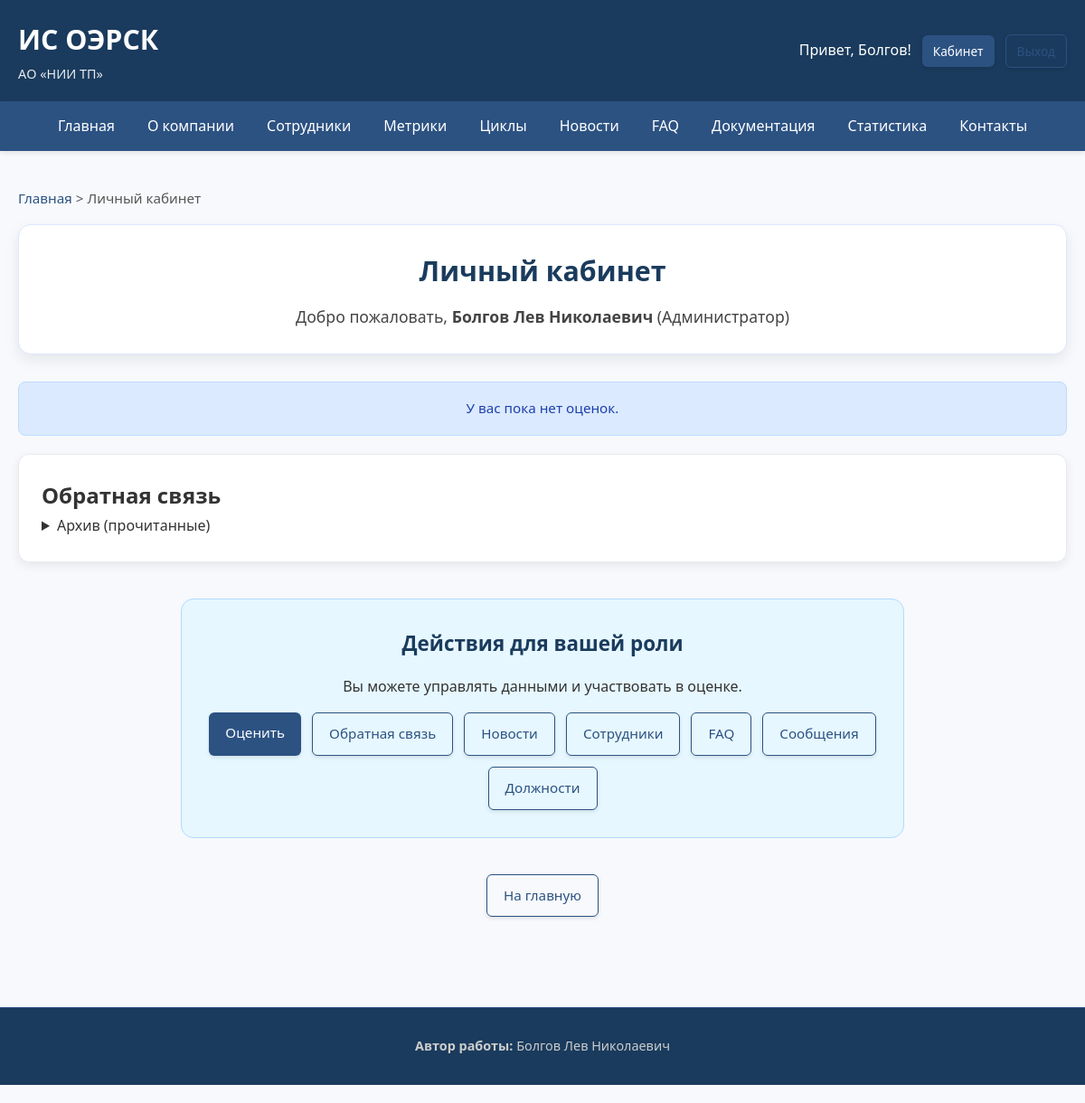
Screenshot of /dashboard (signed in) with the database file from the repository.
### app/models.py (models this page shows)
class Employee(db.Model, UserMixin):
    __tablename__ = 'employees'
    id = db.Column(db.Integer, primary_key=True)
    full_name = db.Column(db.String(150), nullable=False)
    email = db.Column(db.String(120), unique=True, nullable=False)
    password_hash = db.Column(db.String(255), nullable=False)
    role_id = db.Column(db.Integer, db.ForeignKey('roles.id'), nullable=False)
    department_id = db.Column(db.Integer, db.ForeignKey('departments.id'), nullable=False)
    position_id = db.Column(db.Integer, db.ForeignKey('positions.id'), nullable=False)
    ip_address = db.Column(db.String(45))
    hire_date = db.Column(db.DateTime, default=datetime.utcnow)
    is_active = db.Column(db.Boolean, default=True)
    photo = db.Column(db.String(255), nullable=True)
    role = db.relationship('Role')
    department = db.relationship('Department')
    position = db.relationship('Position')
    metrics_received = db.relationship('EmployeeMetric', foreign_keys='EmployeeMetric.employee_id', backref='employee')
    received_feedback = db.relationship('Feedback', foreign_keys='Feedback.employee_id', backref='employee')
    sender_feedbacks = db.relationship('Feedback', foreign_keys='Feedback.sender_id', backref='sender')
    faqs_created = db.relationship('FAQ', backref='author')
    news_created = db.relationship('News', backref='author')

class Role(db.Model):
    __tablename__ = 'roles'
    id = db.Column(db.Integer, primary_key=True)
    name = db.Column(db.String(50), unique=True, nullable=False)
    description = db.Column(db.Text)

### app/views.py (the view)
@views.route('/dashboard')
@login_required
def dashboard():
    user = current_user
    received_evals = EmployeeMetric.query.filter_by(employee_id=user.id)\
        .join(EvaluationCycle).filter(EvaluationCycle.is_active == True).all()
    given_evals = EmployeeMetric.query.filter_by(evaluator_id=user.id)\
        .join(EvaluationCycle).filter(EvaluationCycle.is_active == True).all()
    active_feedbacks = Feedback.query.filter_by(employee_id=user.id, is_archived=False)\
        .join(FeedbackType).add_columns(FeedbackType.name.label('type_name'))\
        .order_by(Feedback.created_at.desc()).all()
    archived_feedbacks = Feedback.query.filter_by(employee_id=user.id, is_archived=True)\
        .join(FeedbackType).add_columns(FeedbackType.name.label('type_name'))\
        .order_by(Feedback.created_at.desc()).all()
    breadcrumbs = [
        ("Главная", url_for('views.index')),
        ("Личный кабинет", url_for('views.dashboard'))
    ]
    return render_with_breadcrumbs('dashboard.html', breadcrumbs,
                                   user=user,
                                   received_evals=received_evals,
                                   given_evals=given_evals,
                                   active_feedbacks=active_feedbacks,
                                   archived_feedbacks=archived_feedbacks)

### app/views.py (called while the page is built)
def render_with_breadcrumbs(template, breadcrumbs, **context):
    return render_template(template, breadcrumbs=breadcrumbs, **context)

### app/templates/dashboard.html (shortened to what this page needs)
{% extends "base.html" %}
{% block content %}
<div class="dash-header">
    <h1>Личный кабинет</h1>
    <p class="dash-subtitle">Добро пожаловать, <strong>{{ user.full_name }}</strong> ({{ {
        'admin': 'Администратор',
        'manager': 'Менеджер',
        'employee': 'Сотрудник'
    }[user.role.name] }})</p>
</div>
{% if received_evals %}
<div class="dash-section">
    <h2>Ваши оценки</h2>
    <p>Результаты оценки эффективности по метрикам.</p>
    <table class="dash-table">
        <thead>
            <tr>
                <th>Метрика</th>
                <th>Категория</th>
                <th>Балл</th>
                <th>Макс.</th>
                <th>Цикл</th>
                <th>Дата</th>
            </tr>
        </thead>
        <tbody>
            {% for eval in received_evals %}
            <tr>
                <td>{{ eval.metric.name }}</td>
                <td>{{ eval.metric.category.name }}</td>
                <td><strong>{{ "%.1f"|format(eval.score) }}</strong></td>
                <td>{{ eval.metric.max_score }}</td>
                <td>{{ eval.cycle.name }}</td>
                <td>{{ eval.evaluated_at.strftime('%d.%m.%Y') }}</td>
            </tr>
            {% endfor %}
        </tbody>
    </table>
    <div class="mt-3">
        <a href="{{ url_for('views.employee_performance', emp_id=user.id) }}" class="btn btn-sm">
            Подробная динамика оценок
        </a>
    </div>
</div>
{% else %}
<div class="dash-alert dash-alert-info">
    У вас пока нет оценок.
</div>
{% endif %}
{% if active_feedbacks or archived_feedbacks %}
<div class="dash-section">
    <h2>Обратная связь</h2>
    {% if archived_feedbacks %}
    <details class="mt-4">
        <summary class="dash-btn-summary">Архив (прочитанные)</summary>
    </details>
    {% endif %}
</div>
{% endif %}
{% if user.role.name in ['manager', 'admin'] %}
<div class="dash-cta-wrapper">
    <div class="dash-cta-card">
        <h2>Действия для вашей роли</h2>
        <p>Вы можете управлять данными и участвовать в оценке.</p>
        <div class="dash-action-buttons">
            <a href="{{ url_for('views.evaluate', emp_id=user.id) }}" class="btn">Оценить</a>
            <a href="{{ url_for('views.send_feedback') }}" class="btn btn-outline">Обратная связь</a>
            <a href="{{ url_for('views.admin_news') }}" class="btn btn-outline">Новости</a>
            {% if user.role.name == 'admin' %}
                <a href="{{ url_for('views.admin_employees') }}" class="btn btn-outline">Сотрудники</a>
                <a href="{{ url_for('views.admin_faq') }}" class="btn btn-outline">FAQ</a>
                <a href="{{ url_for('views.admin_messages') }}" class="btn btn-outline">Сообщения</a>
                <a href="{{ url_for('views.admin_positions') }}" class="btn btn-outline">Должности</a>
            {% endif %}
        </div>
    </div>
</div>
{% endif %}
<div class="dash-action-links">
    <a href="{{ url_for('views.index') }}" class="btn btn-outline">На главную</a>
</div>
{% endblock %}

### app/templates/base.html (shortened to what this page needs)
<!DOCTYPE html>
<html lang="ru">
<head>
    <link rel="stylesheet" href="{{ url_for('static', filename='styles.css') }}">
    <link href="https://cdnjs.cloudflare.com/ajax/libs/font-awesome/6.0.0/css/all.min.css" rel="stylesheet">
</head>
<body>
    <header class="header" role="banner">
        <div class="logo">
            <h1><a href="{{ url_for('views.index') }}">ИС ОЭРСК</a></h1>
            <p>АО «НИИ ТП»</p>
        </div>
        <div class="auth-bar">
            {% if current_user.is_authenticated %}
                <span>Привет, {{ current_user.full_name.split()[0] }}!</span>
                <a href="{{ url_for('views.dashboard') }}" class="btn btn-small">Кабинет</a>
                <a href="{{ url_for('auth.logout') }}" class="btn btn-small btn-outline">Выход</a>
            {% else %}
                <a href="{{ url_for('auth.login') }}" class="btn btn-small">Вход</a>
            {% endif %}
        </div>
    </header>
    <nav class="main-menu" role="navigation">
        <ul>
            <li><a href="{{ url_for('views.index') }}">Главная</a></li>
            <li><a href="{{ url_for('views.about') }}">О компании</a></li>
            <li><a href="{{ url_for('views.employees') }}">Сотрудники</a></li>
            <li><a href="{{ url_for('views.metrics') }}">Метрики</a></li>
            <li><a href="{{ url_for('views.cycles') }}">Циклы</a></li>
            <li><a href="{{ url_for('views.news_list') }}">Новости</a></li>
            <li><a href="{{ url_for('views.faq') }}">FAQ</a></li>
            <li><a href="{{ url_for('views.documentation') }}">Документация</a></li>
            <li><a href="{{ url_for('views.stats') }}">Статистика</a></li>
            <li><a href="{{ url_for('views.contact') }}">Контакты</a></li>
        </ul>
    </nav>
    <div class="container">
        {% if breadcrumbs %}
        <div class="breadcrumbs" aria-label="Хлебные крошки">
            {% for crumb in breadcrumbs %}
                {% if not loop.last %}
                    <a href="{{ crumb[1] }}">{{ crumb[0] }}</a> >
                {% else %}
                    <span>{{ crumb[0] }}</span>
                {% endif %}
            {% endfor %}
        </div>
        {% endif %}
        <main>
            {% block content %}{% endblock %}
        </main>
    </div>
    <footer class="footer" role="contentinfo">
        <div class="footer-content">
            <div>
                <strong>Автор работы:</strong> Болгов Лев Николаевич
            </div>
        </div>
    </footer>
</body>
</html>

### app/static/styles.css (style rules this page uses)
* { margin: 0; padding: 0; box-sizing: border-box; }
body { font-family: 'Segoe UI', Tahoma, Geneva, Verdana, sans-serif; line-height: 1.7; color: #333; background-color: #f7f9fc; padding-bottom: 20px; }
.container { max-width: 1200px; margin: 0 auto; padding: 20px; }
.header { background: #1a3b5d; color: white; padding: 18px 20px; display: flex; justify-content: space-between; align-items: center; flex-wrap: wrap; box-shadow: 0 2px 8px rgba(0, 0, 0, 0.1); }
.header .logo h1 { margin: 0; font-size: 1.9em; font-weight: 600; }
.header .logo p { margin: 0; font-size: 0.9em; opacity: 0.9; }
.header .logo a { color: white; text-decoration: none; }
.auth-bar { display: flex; gap: 12px; align-items: center; }
.main-menu { background: #2c5282; color: white; box-shadow: 0 2px 6px rgba(0, 0, 0, 0.1); }
.main-menu ul { list-style: none; display: flex; flex-wrap: wrap; justify-content: center; margin: 0; }
.main-menu ul li a { display: block; padding: 14px 18px; color: white; text-decoration: none; transition: background 0.3s ease, transform 0.1s; font-weight: 500; }
.breadcrumbs { margin: 20px 0 15px; font-size: 0.95em; color: #555; }
.breadcrumbs a { color: #2c5282; text-decoration: none; }
.btn { display: inline-block; padding: 10px 18px; background: #2c5282; color: white; border: none; border-radius: 6px; text-decoration: none; font-size: 0.95em; font-weight: 500; cursor: pointer; transition: all 0.3s ease; box-shadow: 0 2px 4px rgba(0, 0, 0, 0.1); }
.btn-outline { background: transparent; border: 1px solid #2c5282; color: #2c5282; }
.btn-small { padding: 6px 12px; font-size: 0.85em; }
.footer { background: #1a3b5d; color: #ccc; padding: 30px 20px; text-align: center; font-size: 0.9em; margin-top: 50px; border-top: 1px solid #2c5282; }
.footer-content { max-width: 1200px; margin: 0 auto; display: flex; justify-content: center; flex-wrap: wrap; gap: 15px; }
.dash-header { text-align: center; margin-bottom: 30px; padding: 25px; background: white; border-radius: 14px; box-shadow: 0 6px 16px rgba(0, 0, 0, 0.08); border: 1px solid #e0e7ff; }
.dash-header h1 { color: #1a3b5d; font-size: 1.9em; margin-bottom: 10px; font-weight: 600; }
.dash-subtitle { color: #444; font-size: 1.1em; font-weight: 500; }
.dash-section { background: white; padding: 25px; border-radius: 12px; margin-bottom: 30px; box-shadow: 0 4px 12px rgba(0, 0, 0, 0.07); border: 1px solid #eaeaea; }
.dash-alert { padding: 16px; border-radius: 8px; margin: 20px 0; font-size: 0.95em; text-align: center; }
.dash-alert-info { background: #dbeafe; color: #1e40af; border: 1px solid #bfdbfe; }
.dash-cta-wrapper { margin: 40px 0; text-align: center; }
.dash-cta-card { background: #e6f7ff; padding: 30px; border-radius: 14px; border: 1px solid #b3d9ff; max-width: 800px; margin: 0 auto; }
.dash-cta-card h2 { color: #1a3b5d; margin-bottom: 15px; font-size: 1.4em; }
.dash-action-buttons { display: flex; gap: 12px; justify-content: center; flex-wrap: wrap; margin-top: 15px; }
.dash-action-links { text-align: center; margin: 30px 0; }

### rows the page displays
Employee: full_name "Болгов", full_name "Болгов Лев Николаевич"
Role: name "Администратор"

### other values shown
{{ crumb[0] }} "Главная"
{{ crumb[0] }} "Личный кабинет"
